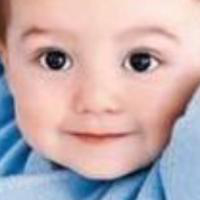
#> input picture P5/Dataset/1/980.png, 200 x 200 px
$ jupyter execute --allow-errors VC_P5_Clasificacion_Rangos_Edad.ipynb
#> lines starting #> are read from the running program, lines starting #| are printed output that depends on the picture
### P5/FaceDetectors.py
import cv2
from imutils import face_utils
import numpy as np

#MTCNN
from mtcnn.mtcnn import MTCNN

class FaceDetector:
    def __init__(self):

        self.FaceDetectors = 'MTCNN'
        faceProto = "opencv_face_detector.pbtxt"
        faceModel = "opencv_face_detector_uint8.pb"
        #MTCNN face detcetor
        self.detectormtcnn = MTCNN()

    # [46 lines left out: functions getLargestMTCNNBB, DetectLargestFaceEyesMTCNN, SingleFaceEyesDetection, not called in this run]

### P5/VC_P5_Clasificacion_Rangos_Edad.ipynb
# Clasificación de Rangos de Edad con PCA + KNN y Webcam

[cell 1]
import os
import cv2
import numpy as np
from sklearn.model_selection import KFold
from sklearn.neighbors import KNeighborsClassifier
from sklearn.metrics import accuracy_score

from FaceDetectors import FaceDetector
from FaceNormalizationUtils import Normalization

[cell 2]
def age_to_range(age):
    age = int(age)
    if age <= 12:
        return "Niño"
    elif age <= 19:
        return "Adolescente"
    elif age <= 35:
        return "Joven"
    elif age <= 60:
        return "Adulto"
    else:
        return "Anciano"

def load_age_dataset_ranged(base_path, img_size=(100,100)):
#> called with base_path = 'Dataset', img_size = (100, 100)
    X, y = [], []
    folders = sorted([f for f in os.listdir(base_path) if f.isdigit()], key=lambda x: int(x))
    for folder in folders:
        age = int(folder)
        age_range = age_to_range(age)
        folder_path = os.path.join(base_path, folder)
        for fname in os.listdir(folder_path):
            path = os.path.join(folder_path, fname)
            img = cv2.imread(path, cv2.IMREAD_GRAYSCALE)
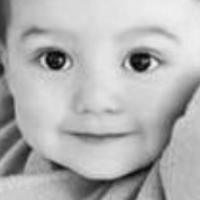
#> img: shape (200, 200); min 5, max 240, mean 178.2
            if img is None:
                continue
            img = cv2.resize(img, img_size)
#> img: shape (100, 100)
            X.append(img.flatten())
            y.append(age_range)
#> pass 2 of the loop in load_age_dataset_ranged, `for folder in folders:`:
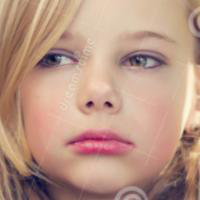
#> input picture P5/Dataset/10/3194.png, 200 x 200 px
#> in load_age_dataset_ranged, `img = cv2.imread(path, cv2.IMREAD_GRAYSCALE)`:
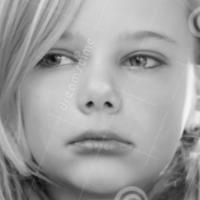
#> img: shape (200, 200); min 9, max 246, mean 158
#| Dataset: (4, 10000) (4,)
    return np.array(X), np.array(y)

[cell 3]
def compute_pca(X, num_components=100):
    mean = np.mean(X, axis=0)
    Xc = X - mean
    cov = np.cov(Xc.T)
    eigvals, eigvecs = np.linalg.eigh(cov)
    idx = np.argsort(eigvals)[::-1]
    eigvecs = eigvecs[:, idx[:num_components]]
    return eigvecs, mean

[cell 4]
def run_kfold(X_pca, y, k=5):
#> called with X_pca = array of shape (4, 100), y = array of shape (4,), k = 5
    kf = KFold(n_splits=k, shuffle=True, random_state=42)
    accs = []
    for tr, te in kf.split(X_pca):
        Xtr, Xte = X_pca[tr], X_pca[te]
        ytr, yte = y[tr], y[te]
        clf = KNeighborsClassifier(n_neighbors=5)
        clf.fit(Xtr, ytr)
        pred = clf.predict(Xte)
        accs.append(accuracy_score(yte, pred))
    return accs
